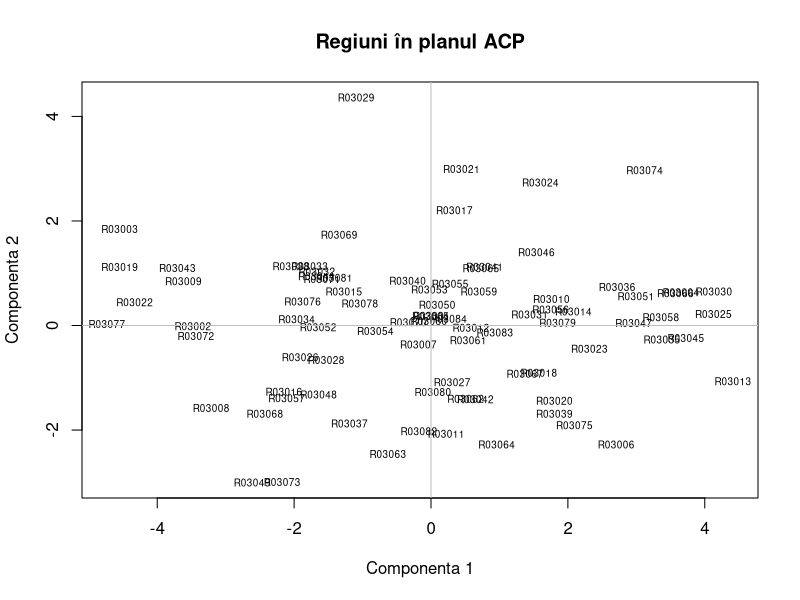

Source code (R):
# Date de exercițiu; rulează tu, dacă dorești. Nu necesită pachete externe.
# Salvează CSV-ul și acest script în același folder; setează acel folder în R.
d <- read.csv("model-04.csv", row.names = 1, check.names = FALSE)
R <- cor(d)
e <- eigen(R, symmetric = TRUE)
V <- e$vectors
anchors <- c(4,3,2,7,5,4,6,8)
for (j in seq_len(ncol(V))) if (V[anchors[j], j] < 0) V[,j] <- -V[,j]
factor <- sweep(V, 2, sqrt(e$values), "*")
rownames(factor) <- colnames(d)
colnames(factor) <- paste0("Dim", seq_len(ncol(d)))
scoruri <- scale(d) %*% V
rownames(scoruri) <- rownames(d)
print(round(R, 3))
print(round(cbind(lambda=e$values, procent=100*e$values/ncol(d), cumulat=cumsum(100*e$values/ncol(d))), 3))
print(round(factor[,1:2], 3))
print(round(cbind(Dim1=factor[,1], Dim2=factor[,2], ctr1=100*V[,1]^2, ctr2=100*V[,2]^2), 3))
plot(scoruri[,1:2], type="n", xlab="Componenta 1", ylab="Componenta 2", main="Regiuni în planul ACP")
text(scoruri[,1:2], labels=rownames(d), cex=.6)
abline(h=0,v=0,col="grey")
# Scorurile folosesc standardizarea cu abaterea standard de eșantion.
# Față de alte funcții PCA, semnul axelor sau scara scorurilor pot diferi.
